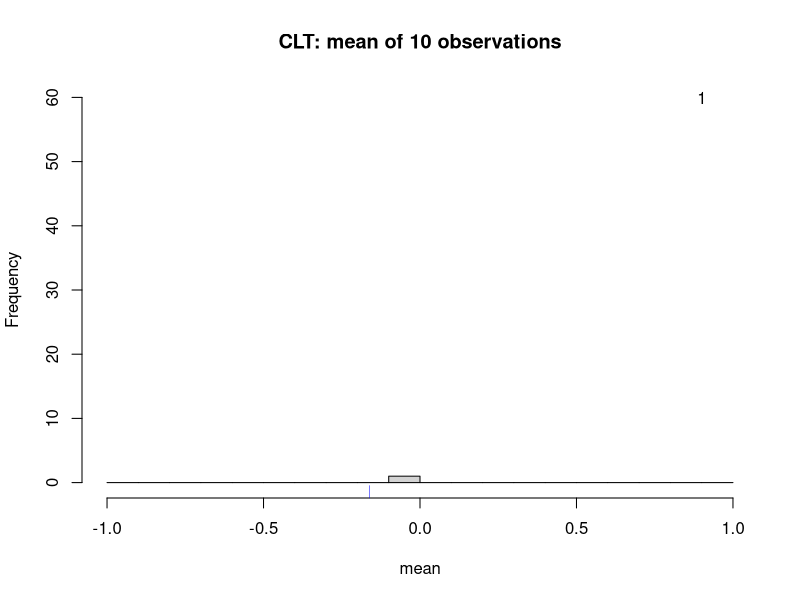
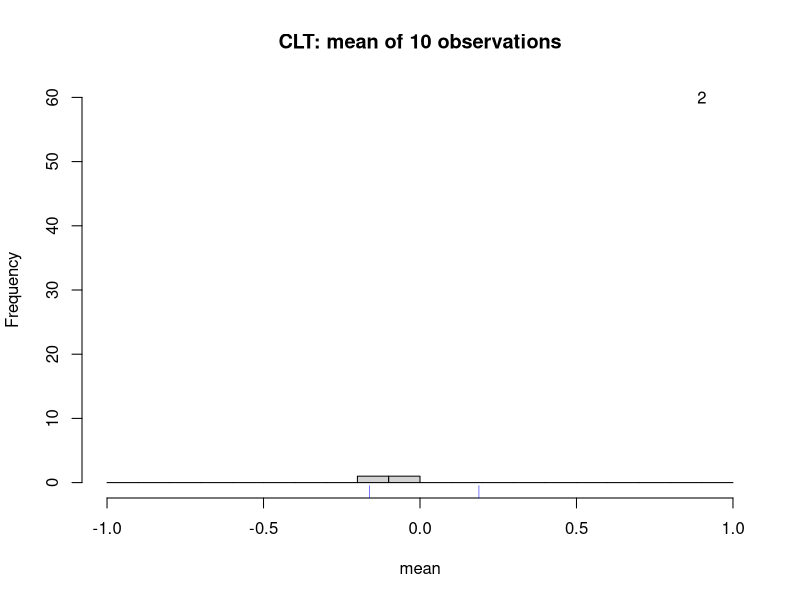
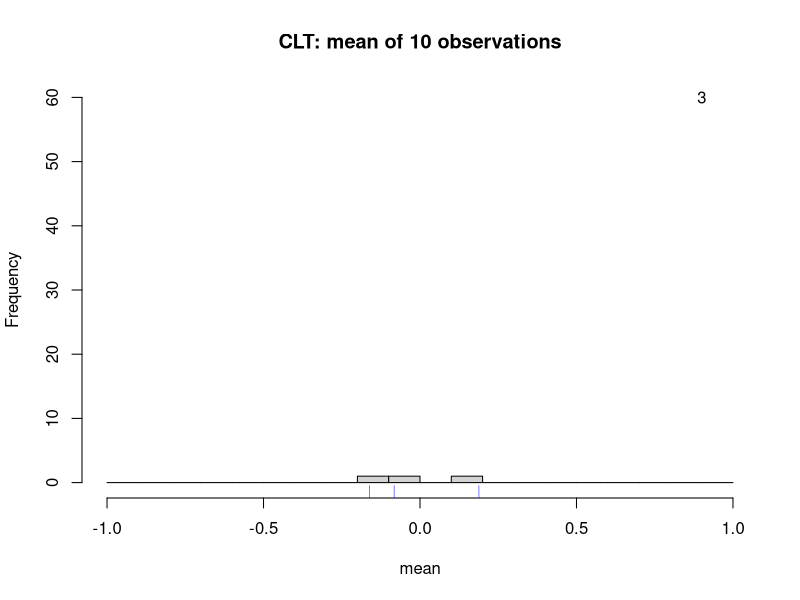
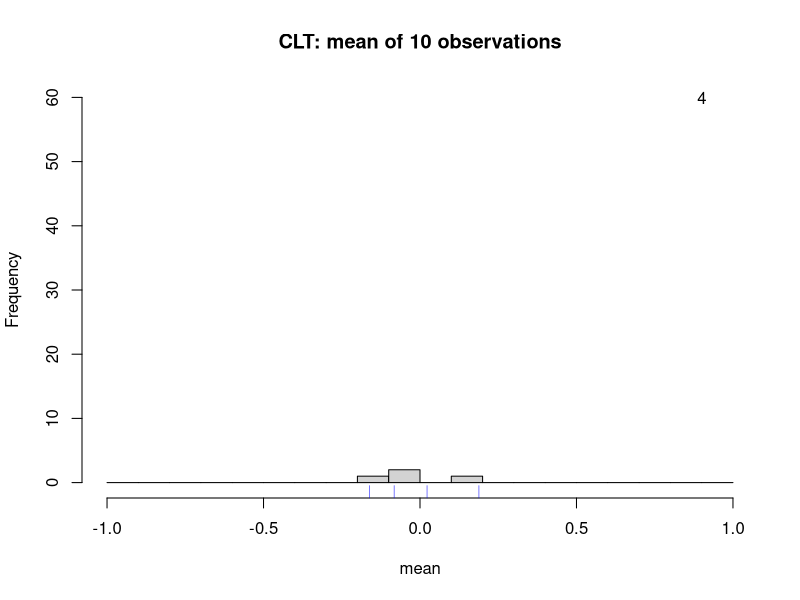
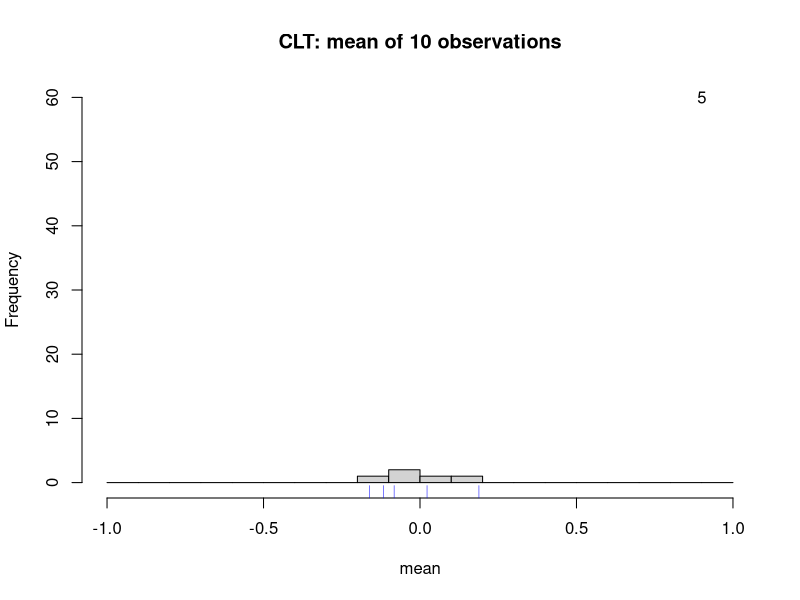
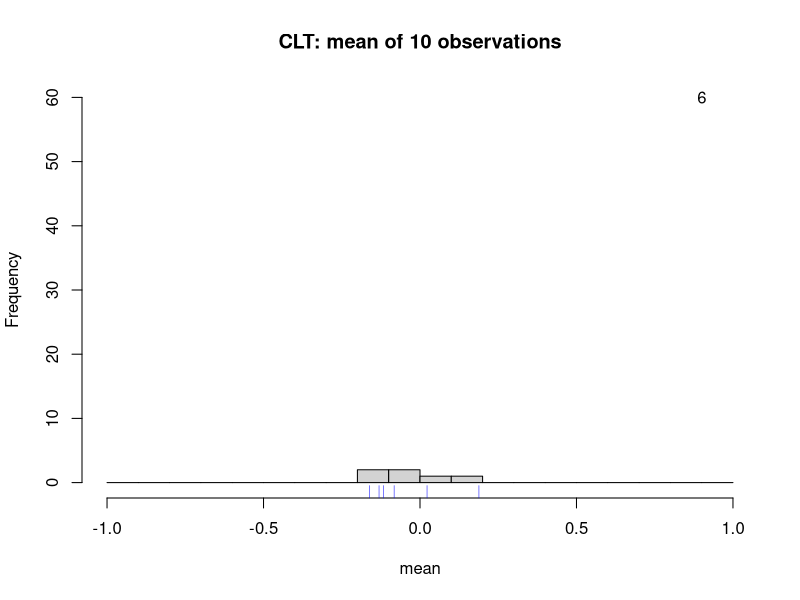
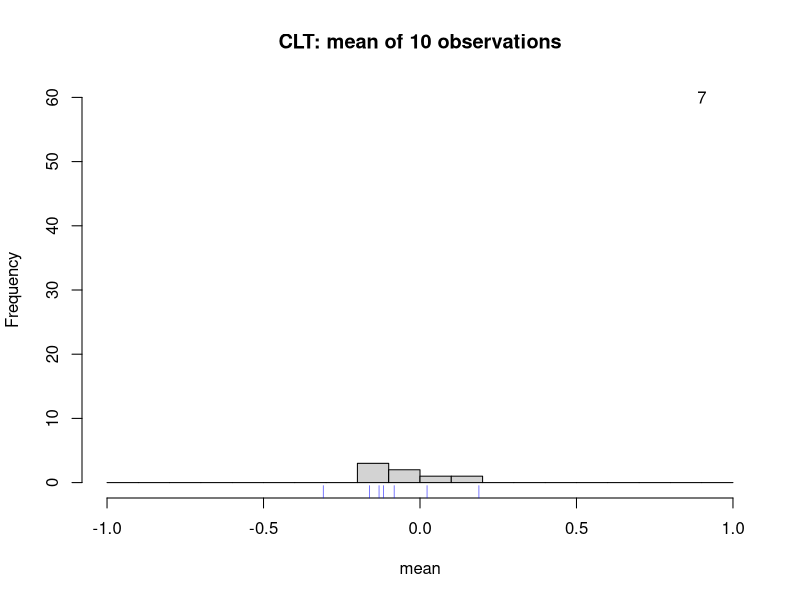
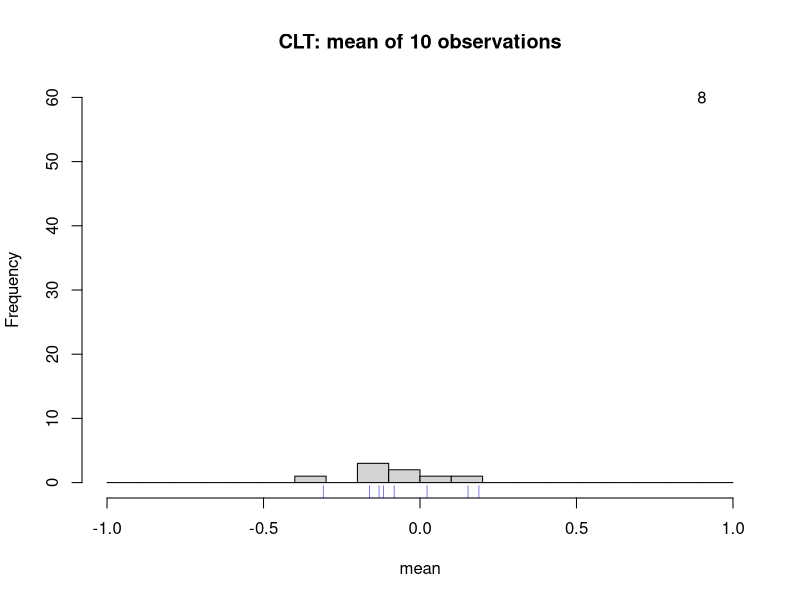

The R source for these figures, in order:
# Cental Limit Effect; n = sample size, histogram (frequency)

n <- 10
sec <- 0.2
n.repeat <- 200
set.seed(124)
x <- rep(0,n.repeat)
x11()
for (r in 1:n.repeat){
  u <- runif(n,-1,1)
  z1 <- mean(u)
  # par(new=T)
  hist(x[1:r],freqency=T,ylim=c(0,60),xlim=c(-1,1),xlab="mean",breaks=seq(-1,1,0.1),main=paste("CLT: mean of",n,"observations"))
  x[r] <- z1
  rug(x[1:r],col="blue")
  text(0.9,60,r)
  Sys.sleep(sec)
}

par(new=T)
z <- seq(-1,1,0.1)
m <- 0
s <- sqrt(4/12/n)
p.norm <- pnorm(z,m,s)
d.norm <- (p.norm[2:21]-p.norm[1:20])*n.repeat
z.1 <- seq(-0.95,0.95,0.1)
plot(d.norm~z.1,col="red",type="p",lwd=2,xlim=c(-1,1),xlab="",ylim=c(0,60),ylab="",main="")
# end